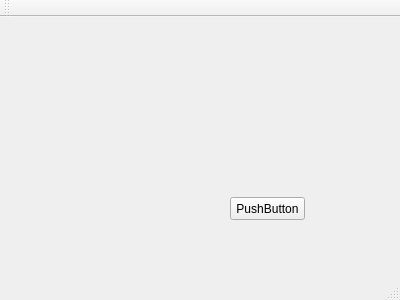
<?xml version="1.0" encoding="UTF-8"?>
<ui version="4.0">
 <class>MainWindow</class>
 <widget class="QMainWindow" name="MainWindow">
  <property name="geometry">
   <rect>
    <x>0</x>
    <y>0</y>
    <width>400</width>
    <height>300</height>
   </rect>
  </property>
  <property name="windowTitle">
   <string>MainWindow</string>
  </property>
  <widget class="QWidget" name="centralWidget">
   <widget class="QPushButton" name="pushButton">
    <property name="geometry">
     <rect>
      <x>230</x>
      <y>180</y>
      <width>75</width>
      <height>23</height>
     </rect>
    </property>
    <property name="text">
     <string>PushButton</string>
    </property>
   </widget>
  </widget>
  <widget class="QMenuBar" name="menuBar">
   <property name="geometry">
    <rect>
     <x>0</x>
     <y>0</y>
     <width>400</width>
     <height>23</height>
    </rect>
   </property>
  </widget>
  <widget class="QToolBar" name="mainToolBar">
   <attribute name="toolBarArea">
    <enum>TopToolBarArea</enum>
   </attribute>
   <attribute name="toolBarBreak">
    <bool>false</bool>
   </attribute>
  </widget>
  <widget class="QStatusBar" name="statusBar"/>
 </widget>
 <layoutdefault spacing="6" margin="11"/>
 <resources/>
 <connections/>
</ui>
